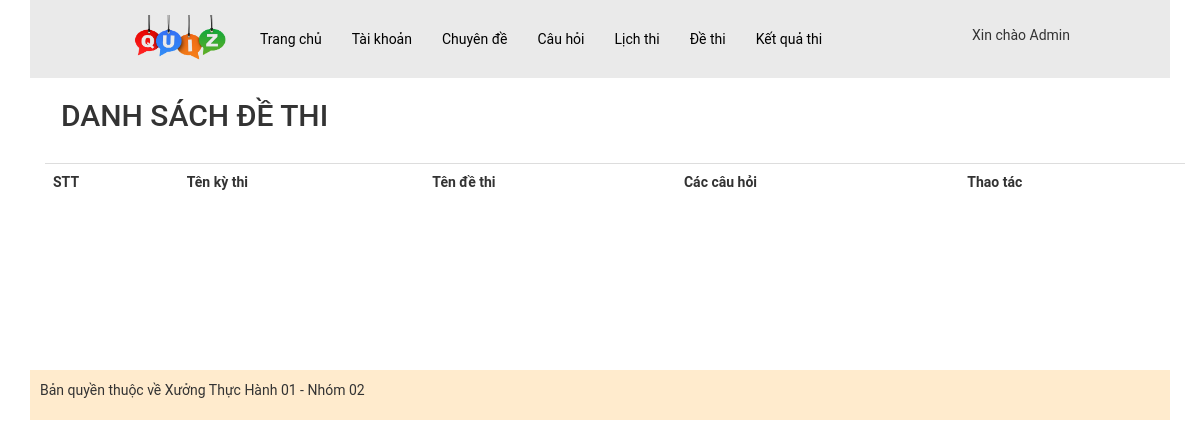
Page /admin/index.php?act=dsdt (signed in) on the earlier database version.
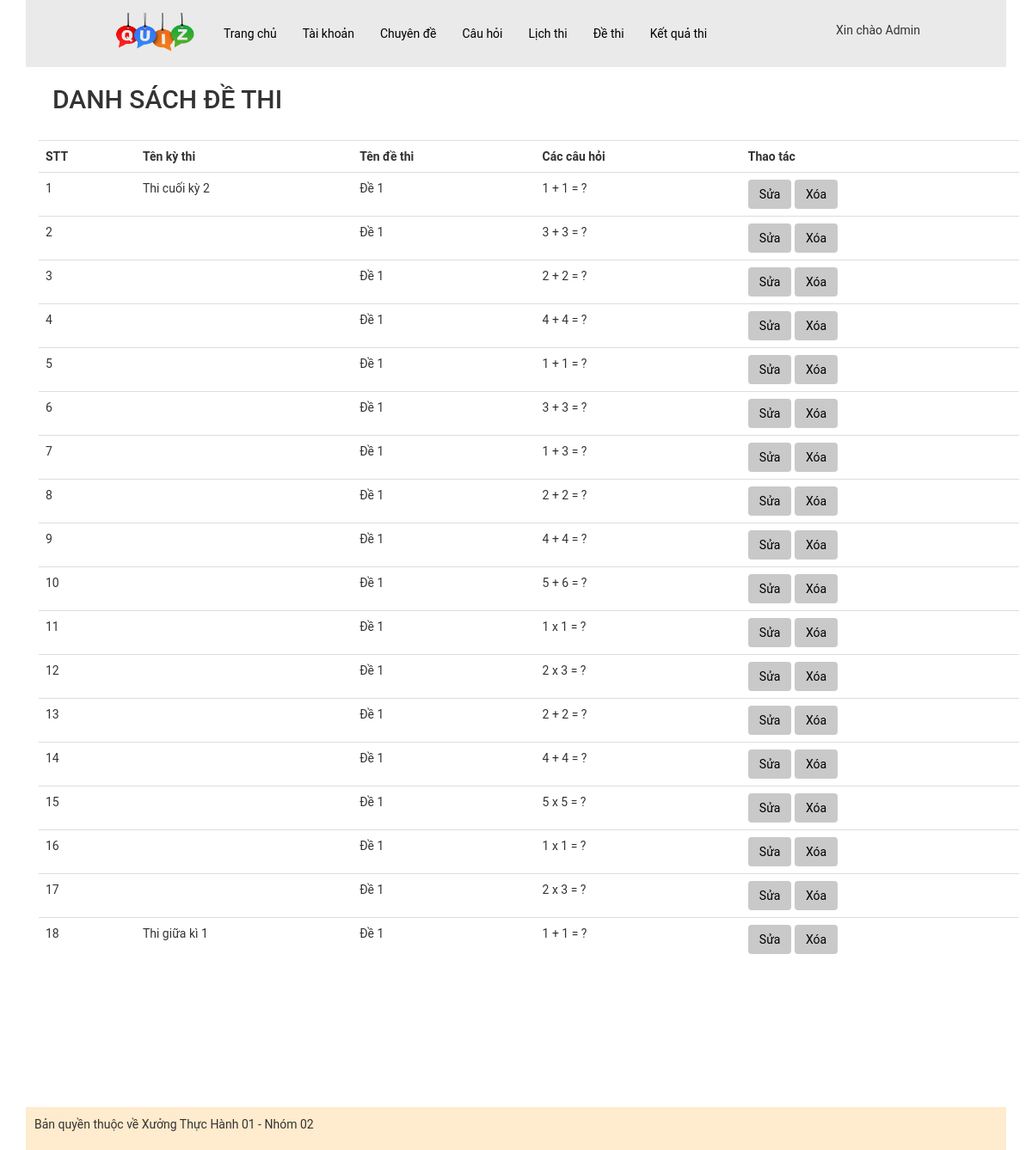
Same page on the later database version.
### tables this page shows
CREATE TABLE `dethi_cauhoi` (
  `id` int(11) NOT NULL,
  `id_dethi` int(11) NOT NULL,
  `id_cauhoi` int(11) NOT NULL
);

CREATE TABLE `lichthi` (
  `id` int(11) NOT NULL,
  `name` varchar(255) NOT NULL COMMENT 'Tên lịch thi(tên kì thi)',
  `time_start` datetime NOT NULL COMMENT 'TG bắt đầu làm bài',
  `time_end` datetime NOT NULL COMMENT 'TG kết thúc làm bài',
  `time` int(11) NOT NULL COMMENT 'TG làm bài (vd: 45p)',
  `so_de_thi` int(11) NOT NULL COMMENT 'Số lượng đề thi'
);

CREATE TABLE `dethi` (
  `id` int(11) NOT NULL,
  `ten_de` varchar(255) NOT NULL,
  `id_lichthi` int(11) NOT NULL
);

CREATE TABLE `cauhoi` (
  `id_ch` int(11) NOT NULL,
  `content` varchar(500) NOT NULL COMMENT 'Nội dung câu hỏi (Đề bài)',
  `image` varchar(50) DEFAULT NULL,
  `id_cd` int(11) NOT NULL
);

### model/pdo.php (called while the page is built, shortened)
<?php
function pdo_get_connection(){
    $servername = "localhost";
    $username = "root";
    $password = "";
    try {
        $conn = new PDO("mysql:host=$servername;dbname=xuongth01_02", $username, $password);
        $conn->setAttribute(PDO::ATTR_ERRMODE, PDO::ERRMODE_EXCEPTION);
        return $conn;
    } catch(PDOException $e) {
        echo "Connection failed: " . $e->getMessage();
    }
}
function pdo_query($sql){
    $sql_args=array_slice(func_get_args(),1);
    try{
        $conn=pdo_get_connection();
        $stmt=$conn->prepare($sql);
        $stmt->execute($sql_args);
        $rows=$stmt->fetchAll();
        return $rows;
    }
    catch(PDOException $e){
        throw $e;
    }
    finally{
        unset($conn);
    }
}
?>

### model/dethi.php (called while the page is built)
<?php
function loadall_dethicauhoi()
{
    $sql = "SELECT dethi_cauhoi.*,
    lichthi.name AS ten_kythi,
    lichthi.id AS id_lichthi,
    dethi.ten_de,
    cauhoi.content AS ten_cauhoi
    FROM dethi_cauhoi
    JOIN dethi ON dethi.id = dethi_cauhoi.id_dethi
    JOIN lichthi ON lichthi.id = dethi.id_lichthi
    JOIN cauhoi ON cauhoi.id_ch = dethi_cauhoi.id_cauhoi
     ";
    $result = pdo_query($sql);
    return $result;
}

### admin/dethi/list-dethi.php (the view)
<div class="container">
    <nav class="navbar bg-body-tertiary">
        <div class="container-fluid">
            <h2>DANH SÁCH ĐỀ THI</h2>
        </div>
    </nav>
    <div>
        <table class="table table_dsch">
            <tr>
                <th scope="col">STT</th>
                <th>Tên kỳ thi</th>
                <th>Tên đề thi</th>
                <th>Các câu hỏi</th>
                <th>Thao tác</th>
            </tr>
            <?php
            $previousTestId = null;
            $previousExamId = null;
            foreach ($dsdt as $key => $value) : extract($value) ?>
                <tr>
                    <td><?= $key + 1 ?></td>
                    <td>
                        <?php
                        if ($id_lichthi != $previousExamId) {
                            echo $ten_kythi;
                        }
                        ?>
                    </td>
                    <td>
                        <?php
                        if ($id != $previousTestId) {
                            echo $ten_de;
                        }
                        ?>
                    </td>
                    <td><?= $ten_cauhoi . "</br>" ?></td>
                    <td>
                        <a class="btn" href="">Sửa</a>
                        <a class="btn" href="">Xóa</a>
                    </td>
                </tr>
                <?php
                $previousTestId = $id;
                $previousExamId = $id_lichthi;
                ?>
            <?php endforeach; ?>
        </table>
    </div>
</div>

Differences in the rows shown:
added dethi_cauhoi: lichthi.name "Thi cuối kỳ 2", id_dethi.ten_de "Đề 1", id_cauhoi.content "1 + 1 = ?"
added dethi_cauhoi: id_dethi.ten_de "Đề 1", id_cauhoi.content "3 + 3 = ?"
added dethi_cauhoi: id_dethi.ten_de "Đề 1", id_cauhoi.content "2 + 2 = ?"
added dethi_cauhoi: id_dethi.ten_de "Đề 1", id_cauhoi.content "4 + 4 = ?"
added dethi_cauhoi: id_dethi.ten_de "Đề 1", id_cauhoi.content "1 + 1 = ?"
added dethi_cauhoi: id_dethi.ten_de "Đề 1", id_cauhoi.content "3 + 3 = ?"
added dethi_cauhoi: id_dethi.ten_de "Đề 1", id_cauhoi.content "1 + 3 = ?"
added dethi_cauhoi: id_dethi.ten_de "Đề 1", id_cauhoi.content "2 + 2 = ?"
added dethi_cauhoi: id_dethi.ten_de "Đề 1", id_cauhoi.content "4 + 4 = ?"
added dethi_cauhoi: id_dethi.ten_de "Đề 1", id_cauhoi.content "5 + 6 = ?"
added dethi_cauhoi: id_dethi.ten_de "Đề 1", id_cauhoi.content "1 x 1 = ?"
added dethi_cauhoi: id_dethi.ten_de "Đề 1", id_cauhoi.content "2 x 3 = ?"
added dethi_cauhoi: id_dethi.ten_de "Đề 1", id_cauhoi.content "2 + 2 = ?"
added dethi_cauhoi: id_dethi.ten_de "Đề 1", id_cauhoi.content "4 + 4 = ?"
added dethi_cauhoi: id_dethi.ten_de "Đề 1", id_cauhoi.content "5 x 5 = ?"
added dethi_cauhoi: id_dethi.ten_de "Đề 1", id_cauhoi.content "1 x 1 = ?"
added dethi_cauhoi: id_dethi.ten_de "Đề 1", id_cauhoi.content "2 x 3 = ?"
added dethi_cauhoi: lichthi.name "Thi giữa kì 1", id_dethi.ten_de "Đề 1", id_cauhoi.content "1 + 1 = ?"
